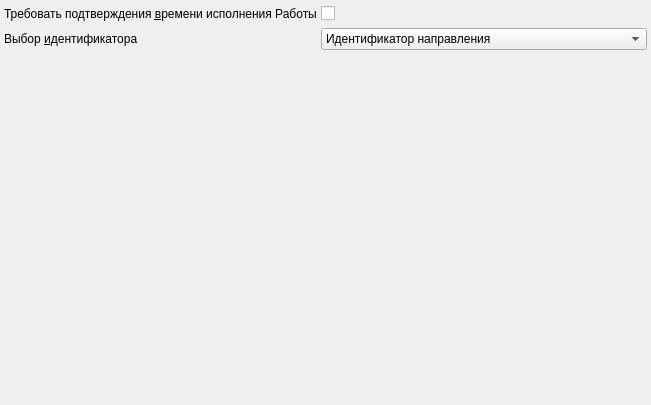
<?xml version="1.0" encoding="UTF-8"?>
<ui version="4.0">
 <class>jobsOperatingPage</class>
 <widget class="QWidget" name="jobsOperatingPage">
  <property name="geometry">
   <rect>
    <x>0</x>
    <y>0</y>
    <width>651</width>
    <height>405</height>
   </rect>
  </property>
  <property name="windowTitle">
   <string>Выполнение работ</string>
  </property>
  <property name="toolTip">
   <string/>
  </property>
  <layout class="QGridLayout" name="gridLayout">
   <property name="margin">
    <number>4</number>
   </property>
   <property name="spacing">
    <number>4</number>
   </property>
   <item row="2" column="0">
    <spacer name="verticalSpacer">
     <property name="orientation">
      <enum>Qt::Vertical</enum>
     </property>
     <property name="sizeHint" stdset="0">
      <size>
       <width>20</width>
       <height>1</height>
      </size>
     </property>
    </spacer>
   </item>
   <item row="0" column="1">
    <widget class="QCheckBox" name="chkJobTicketEndDateAskingIsRequired">
     <property name="text">
      <string/>
     </property>
    </widget>
   </item>
   <item row="0" column="2" colspan="2">
    <spacer name="horizontalSpacer_8">
     <property name="orientation">
      <enum>Qt::Horizontal</enum>
     </property>
     <property name="sizeHint" stdset="0">
      <size>
       <width>168</width>
       <height>20</height>
      </size>
     </property>
    </spacer>
   </item>
   <item row="1" column="0">
    <widget class="QLabel" name="lblJobsOperatingIdentifierScan">
     <property name="text">
      <string>Выбор &amp;идентификатора</string>
     </property>
     <property name="buddy">
      <cstring>cmbJobsOperatingIdentifierScan</cstring>
     </property>
    </widget>
   </item>
   <item row="0" column="0">
    <widget class="QLabel" name="lblJobTicketEndDateAskingIsRequired">
     <property name="text">
      <string>Требовать подтверждения &amp;времени исполнения Работы</string>
     </property>
     <property name="buddy">
      <cstring>chkJobTicketEndDateAskingIsRequired</cstring>
     </property>
    </widget>
   </item>
   <item row="1" column="1" colspan="3">
    <widget class="QComboBox" name="cmbJobsOperatingIdentifierScan">
     <item>
      <property name="text">
       <string>Идентификатор направления</string>
      </property>
     </item>
     <item>
      <property name="text">
       <string>Идентификатор биоматериала</string>
      </property>
     </item>
     <item>
      <property name="text">
       <string>Идентификатор пробы</string>
      </property>
     </item>
    </widget>
   </item>
  </layout>
 </widget>
 <tabstops>
  <tabstop>chkJobTicketEndDateAskingIsRequired</tabstop>
  <tabstop>cmbJobsOperatingIdentifierScan</tabstop>
 </tabstops>
 <resources/>
 <connections/>
</ui>
